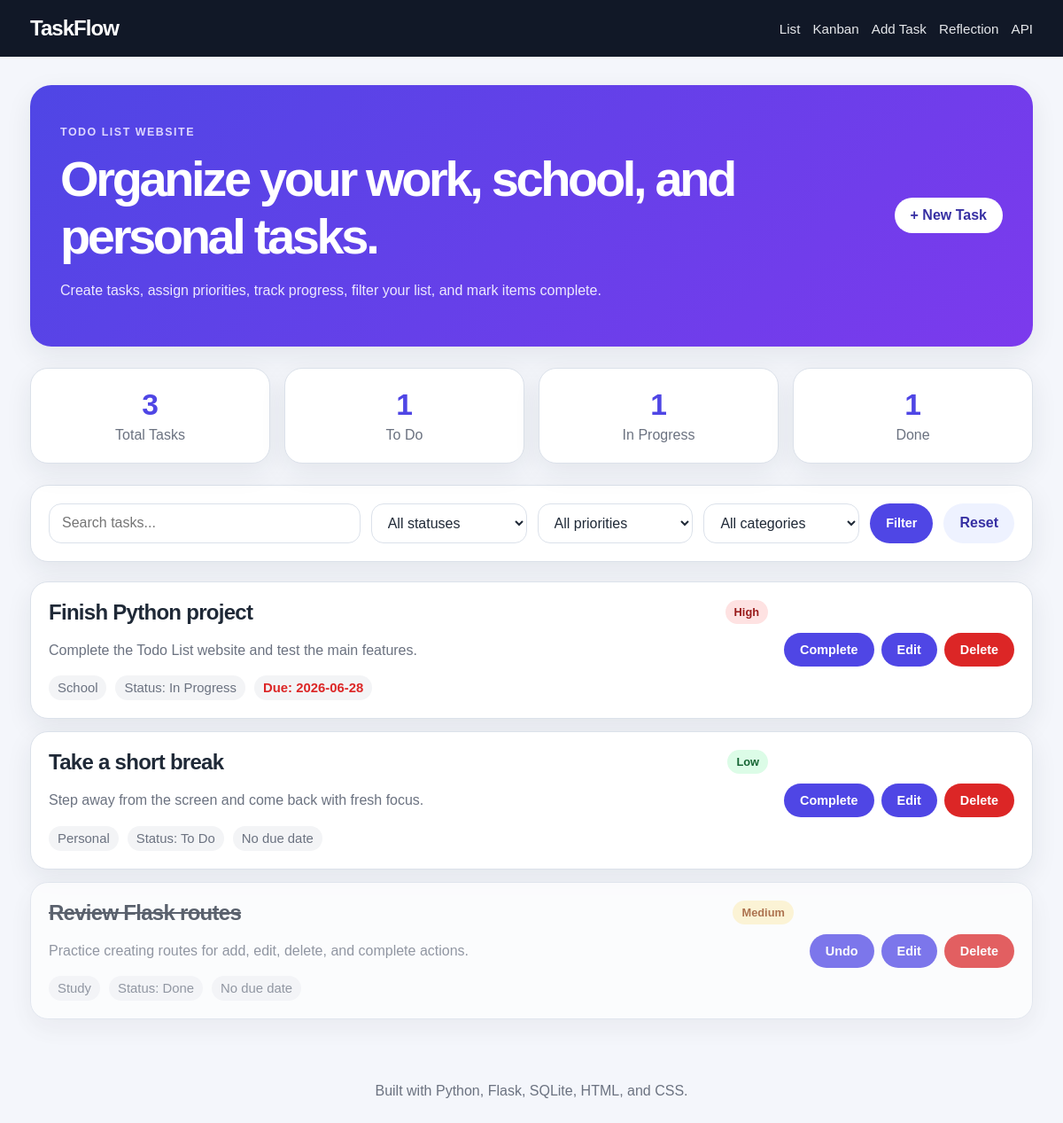
The page / on the database its author committed.
### tables this page shows
CREATE TABLE tasks (
            id INTEGER PRIMARY KEY AUTOINCREMENT,
            title TEXT NOT NULL,
            description TEXT,
            category TEXT DEFAULT 'General',
            priority TEXT DEFAULT 'Medium',
            status TEXT DEFAULT 'todo',
            due_date TEXT,
            created_at TEXT NOT NULL,
            completed_at TEXT
        );

### app.py (the view)
@app.route("/")
def index():
    search = request.args.get("search", "").strip()
    status = request.args.get("status", "all")
    priority = request.args.get("priority", "all")
    category = request.args.get("category", "all")
    query = "SELECT * FROM tasks WHERE 1 = 1"
    params = []
    if search:
        query += " AND (title LIKE ? OR description LIKE ? OR category LIKE ?)"
        search_term = f"%{search}%"
        params.extend([search_term, search_term, search_term])
    if status in STATUSES:
        query += " AND status = ?"
        params.append(status)
    if priority in PRIORITIES:
        query += " AND priority = ?"
        params.append(priority)
    if category != "all":
        query += " AND category = ?"
        params.append(category)
    query += " ORDER BY CASE status WHEN 'doing' THEN 1 WHEN 'todo' THEN 2 ELSE 3 END, due_date = '', due_date ASC, id DESC"
    connection = get_db_connection()
    tasks = connection.execute(query, params).fetchall()
    stats = {
        "total": connection.execute("SELECT COUNT(*) FROM tasks").fetchone()[0],
        "todo": connection.execute("SELECT COUNT(*) FROM tasks WHERE status = 'todo'").fetchone()[0],
        "doing": connection.execute("SELECT COUNT(*) FROM tasks WHERE status = 'doing'").fetchone()[0],
        "done": connection.execute("SELECT COUNT(*) FROM tasks WHERE status = 'done'").fetchone()[0],
    }
    connection.close()
    return render_template(
        "index.html",
        tasks=tasks,
        stats=stats,
        priorities=PRIORITIES,
        statuses=STATUSES,
        categories=get_filter_options(),
        selected={
            "search": search,
            "status": status,
            "priority": priority,
            "category": category,
        },
        today=date.today().isoformat(),
    )

### app.py (called while the page is built)
def get_db_connection():
    connection = sqlite3.connect(DATABASE)
    connection.row_factory = sqlite3.Row
    return connection

def get_filter_options():
    connection = get_db_connection()
    categories = connection.execute(
        "SELECT DISTINCT category FROM tasks WHERE category IS NOT NULL AND category != '' ORDER BY category"
    ).fetchall()
    connection.close()
    return [row["category"] for row in categories]

### templates/index.html (shortened to what this page needs)
{% extends "base.html" %}
{% block content %}
<section class="hero">
    <div>
        <p class="eyebrow">Todo List Website</p>
        <h1>Organize your work, school, and personal tasks.</h1>
        <p class="hero-text">Create tasks, assign priorities, track progress, filter your list, and mark items complete.</p>
    </div>
    <a class="primary-button" href="{{ url_for('add_task') }}">+ New Task</a>
</section>
<section class="stats-grid">
    <div class="stat-card">
        <span>{{ stats.total }}</span>
        <p>Total Tasks</p>
    </div>
    <div class="stat-card">
        <span>{{ stats.todo }}</span>
        <p>To Do</p>
    </div>
    <div class="stat-card">
        <span>{{ stats.doing }}</span>
        <p>In Progress</p>
    </div>
    <div class="stat-card">
        <span>{{ stats.done }}</span>
        <p>Done</p>
    </div>
</section>
<section class="panel">
    <form class="filter-form" method="get" action="{{ url_for('index') }}">
        <input type="text" name="search" placeholder="Search tasks..." value="{{ selected.search }}">
        <select name="status">
            <option value="all" {% if selected.status == 'all' %}selected{% endif %}>All statuses</option>
        </select>
        <select name="priority">
            <option value="all" {% if selected.priority == 'all' %}selected{% endif %}>All priorities</option>
        </select>
        <select name="category">
            <option value="all" {% if selected.category == 'all' %}selected{% endif %}>All categories</option>
        </select>
        <button type="submit">Filter</button>
        <a class="secondary-button" href="{{ url_for('index') }}">Reset</a>
    </form>
</section>
<section class="task-list">
    {% if tasks %}
        {% for task in tasks %}
            <article class="task-card {% if task.status == 'done' %}is-done{% endif %}">
                <div class="task-main">
                    <div class="task-top-line">
                        <h2>{{ task.title }}</h2>
                        <span class="badge priority-{{ task.priority|lower }}">{{ task.priority }}</span>
                    </div>
                    {% if task.description %}
                        <p class="task-description">{{ task.description }}</p>
                    {% endif %}
                    <div class="task-meta">
                        <span>{{ task.category }}</span>
                        <span>Status: {{ task.status.replace('todo', 'To Do').replace('doing', 'In Progress').replace('done', 'Done') }}</span>
                        {% if task.due_date %}
                            <span class="{% if task.due_date < today and task.status != 'done' %}overdue{% endif %}">Due: {{ task.due_date }}</span>
                        {% else %}
                            <span>No due date</span>
                        {% endif %}
                    </div>
                </div>
                <div class="task-actions">
                    <form method="post" action="{{ url_for('complete_task', task_id=task.id) }}">
                        <button class="small-button" type="submit">
                            {% if task.status == 'done' %}Undo{% else %}Complete{% endif %}
                        </button>
                    </form>
                    <a class="small-button" href="{{ url_for('edit_task', task_id=task.id) }}">Edit</a>
                    <form method="post" action="{{ url_for('delete_task', task_id=task.id) }}" onsubmit="return confirm('Delete this task?');">
                        <button class="small-button danger" type="submit">Delete</button>
                    </form>
                </div>
            </article>
        {% endfor %}
    {% else %}
        <div class="empty-state">
            <h2>No tasks found.</h2>
            <p>Add a new task or change your filters.</p>
            <a class="primary-button" href="{{ url_for('add_task') }}">Create Task</a>
        </div>
    {% endif %}
</section>
{% endblock %}

### templates/base.html (shortened to what this page needs)
<!DOCTYPE html>
<html lang="en">
<head>
    <link rel="stylesheet" href="{{ url_for('static', filename='css/styles.css') }}">
</head>
<body>
    <header class="site-header">
        <nav class="navbar">
            <a class="logo" href="{{ url_for('index') }}">TaskFlow</a>
            <div class="nav-links">
                <a href="{{ url_for('index') }}">List</a>
                <a href="{{ url_for('kanban') }}">Kanban</a>
                <a href="{{ url_for('add_task') }}">Add Task</a>
                <a href="{{ url_for('reflection') }}">Reflection</a>
                <a href="{{ url_for('api_tasks') }}">API</a>
            </div>
        </nav>
    </header>
    <main class="container">
        {% block content %}{% endblock %}
    </main>
    <footer class="footer">
        <p>Built with Python, Flask, SQLite, HTML, and CSS.</p>
    </footer>
</body>
</html>

### static/css/styles.css (style rules this page uses)
:root { --bg: #f4f6fb; --card: #ffffff; --text: #1f2937; --muted: #6b7280; --border: #dbe1ea; --primary: #4f46e5; --primary-dark: #3730a3; --danger: #dc2626; --success: #15803d; --warning: #b45309; --shadow: 0 10px 30px rgba(31, 41, 55, 0.08); }
* { box-sizing: border-box; }
body { margin: 0; font-family: Arial, Helvetica, sans-serif; background: var(--bg); color: var(--text); }
a { color: inherit; text-decoration: none; }
button, input, select, textarea { font: inherit; }
.site-header { background: #111827; color: white; position: sticky; top: 0; z-index: 10; }
.navbar { max-width: 1180px; margin: 0 auto; padding: 18px 24px; display: flex; justify-content: space-between; align-items: center; gap: 18px; }
.logo { font-size: 1.5rem; font-weight: bold; letter-spacing: -0.04em; }
.nav-links { display: flex; gap: 14px; flex-wrap: wrap; }
.nav-links a { color: #e5e7eb; font-size: 0.95rem; }
.container { max-width: 1180px; margin: 0 auto; padding: 32px 24px; }
.hero, .page-heading, .split-heading { background: linear-gradient(135deg, #4f46e5, #7c3aed); color: white; border-radius: 24px; padding: 34px; box-shadow: var(--shadow); margin-bottom: 24px; }
.hero, .split-heading { display: flex; justify-content: space-between; align-items: center; gap: 24px; }
.eyebrow { text-transform: uppercase; letter-spacing: 0.12em; font-weight: bold; font-size: 0.78rem; color: #ddd6fe; }
.hero h1, .page-heading h1 { margin: 0; font-size: clamp(2rem, 5vw, 3.5rem); letter-spacing: -0.06em; }
.hero-text, .page-heading p { color: #ede9fe; max-width: 640px; line-height: 1.6; }
.primary-button, .secondary-button, .small-button, .filter-form button, .move-actions button { border: 0; border-radius: 999px; padding: 11px 18px; cursor: pointer; font-weight: bold; display: inline-flex; align-items: center; justify-content: center; transition: 0.2s ease; }
.primary-button { background: white; color: var(--primary-dark); white-space: nowrap; }
.secondary-button { background: #eef2ff; color: var(--primary-dark); }
.small-button, .filter-form button, .move-actions button { background: var(--primary); color: white; font-size: 0.9rem; }
.danger { background: var(--danger); }
.stats-grid { display: grid; grid-template-columns: repeat(4, minmax(0, 1fr)); gap: 16px; margin-bottom: 24px; }
.stat-card, .panel, .task-card, .reflection-card, .kanban-column { background: var(--card); border: 1px solid var(--border); border-radius: 20px; box-shadow: var(--shadow); }
.stat-card { padding: 22px; text-align: center; }
.stat-card span { display: block; color: var(--primary); font-size: 2.1rem; font-weight: bold; }
.stat-card p { margin: 6px 0 0; color: var(--muted); }
.panel { padding: 20px; margin-bottom: 22px; }
.filter-form { display: grid; grid-template-columns: 2fr 1fr 1fr 1fr auto auto; gap: 12px; }
input, select, textarea { width: 100%; padding: 12px 14px; border: 1px solid var(--border); border-radius: 14px; background: white; color: var(--text); }
.task-list { display: grid; gap: 14px; }
.task-card { padding: 20px; display: grid; grid-template-columns: 1fr auto; gap: 18px; align-items: center; }
.task-card.is-done { opacity: 0.72; }
.task-card.is-done h2 { text-decoration: line-through; }
.task-top-line { display: flex; justify-content: space-between; gap: 12px; align-items: flex-start; }
.task-top-line h2, .task-top-line h3 { margin: 0; letter-spacing: -0.03em; }
.task-description { color: var(--muted); line-height: 1.6; }
.task-meta { display: flex; gap: 10px; flex-wrap: wrap; color: var(--muted); font-size: 0.93rem; }
.task-meta span { background: #f3f4f6; padding: 6px 10px; border-radius: 999px; }
.task-actions { display: flex; gap: 8px; flex-wrap: wrap; justify-content: flex-end; }
.badge { border-radius: 999px; padding: 6px 10px; font-size: 0.8rem; font-weight: bold; white-space: nowrap; }
.priority-low { background: #dcfce7; color: #166534; }
.priority-medium { background: #fef3c7; color: #92400e; }
.priority-high { background: #fee2e2; color: #991b1b; }
.overdue { color: var(--danger) !important; font-weight: bold; }
.footer { text-align: center; color: var(--muted); padding: 24px; }

### rows shown on the page
tasks: title "Finish Python project", priority "High", description "Complete the Todo List website and test the main features.", category "School", status.replace "In Progress", due_date "2026-06-28"
tasks: title "Take a short break", priority "Low", description "Step away from the screen and come back with fresh focus.", category "Personal", status.replace "To Do", due_date "No due date", shows "Complete"
tasks: title "Review Flask routes", priority "Medium", description "Practice creating routes for add, edit, delete, and complete actions.", category "Study", status.replace "Done", due_date "No due date", shows "Undo"

### other values the page prints
{{ stats.total }} "3"
{{ stats.todo }} "1"
{{ stats.doing }} "1"
{{ stats.done }} "1"
